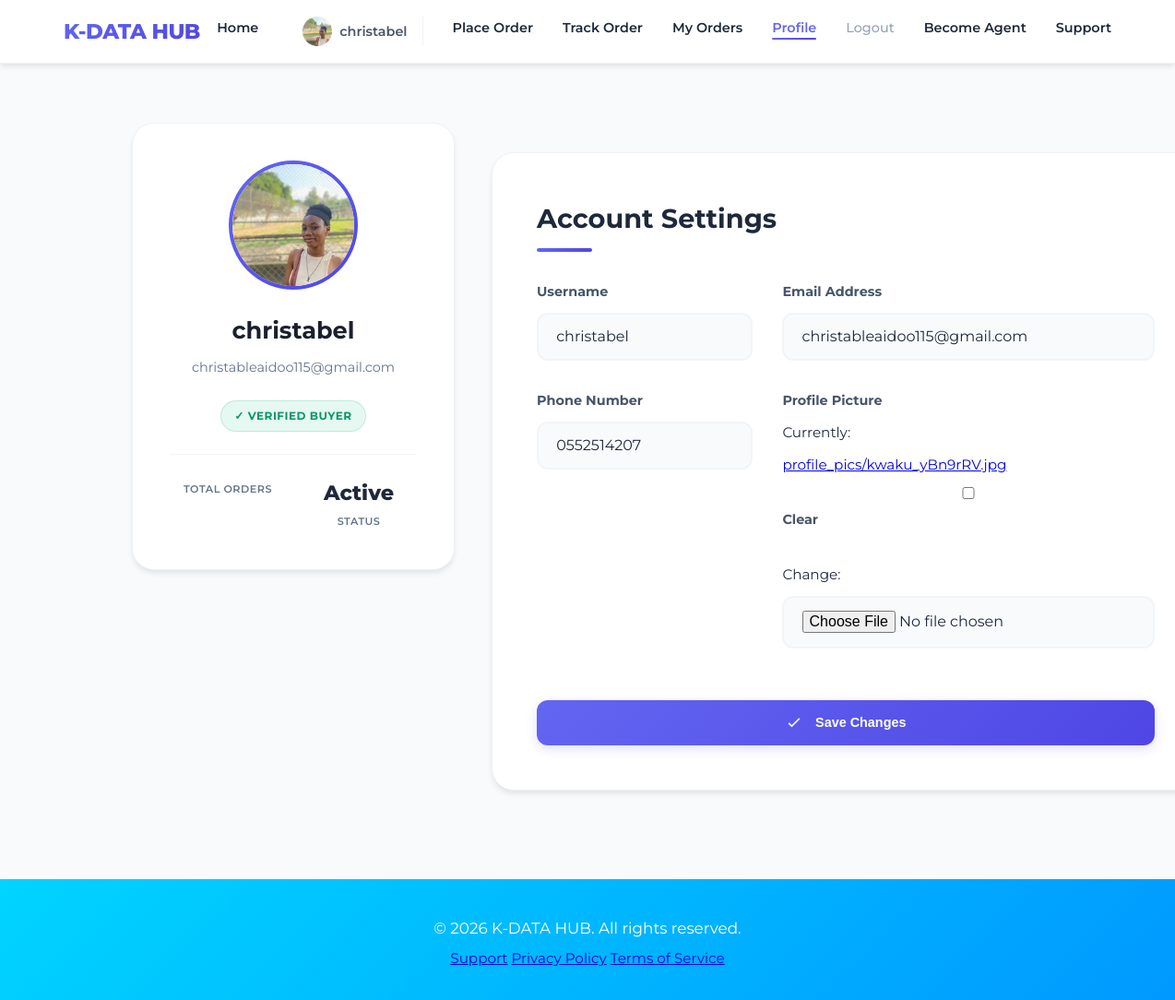
The app's page /accounts/profile/ (signed in) with its own data.
### accounts/models.py (models this page shows, shortened)
class CustomUser(AbstractUser):
    is_manager = models.BooleanField(default=False)
    is_agent = models.BooleanField(default=False)
    profile_picture = models.ImageField(upload_to='profile_pics/', null=True, blank=True)
    phone_number = models.CharField(max_length=15, blank=True)
    class Meta:
        verbose_name = 'User'
        verbose_name_plural = 'Users'

### accounts/views.py (the view)
# urls.py: path('profile/', views.profile_view, name='profile'),
@login_required
def profile_view(request):
    if request.method == 'POST':
        form = UserProfileForm(request.POST, request.FILES, instance=request.user)
        if form.is_valid():
            form.save()
            messages.success(request, 'Profile updated successfully!')
            return redirect('accounts:profile')
    else:
        form = UserProfileForm(instance=request.user)
    return render(request, 'accounts/profile.html', {'form': form})

### accounts/forms.py
class UserProfileForm(forms.ModelForm):
    class Meta:
        model = CustomUser
        fields = ('username', 'email', 'phone_number', 'profile_picture')

### templates/accounts/profile.html (shortened to what this page needs)
{% extends 'base.html' %}
{% load static %}
{% block content %}
<div class="profile-container">
    <aside class="profile-sidebar">
        <div class="profile-avatar-large">
            {% if user.profile_picture %}
                <img src="{{ user.profile_picture.url }}" alt="{{ user.username }}">
            {% else %}
                <div class="avatar-placeholder-large">{{ user.username|slice:":1"|upper }}</div>
            {% endif %}
        </div>
        <div class="profile-info">
            <h1>{{ user.username }}</h1>
            <p>{{ user.email }}</p>
            <span class="role-badge {% if user.is_manager %}manager{% elif user.is_agent %}agent{% else %}buyer{% endif %}">
                {% if user.is_manager %}★ Manager Account{% elif user.is_agent %}♦ Registered Agent{% else %}✓ Verified Buyer{% endif %}
            </span>
        </div>
        <div class="profile-stats">
            <div class="stat-item">
                <label>Total Orders</label>
            </div>
            <div class="stat-item">
                <span>Active</span>
                <label>Status</label>
            </div>
        </div>
    </aside>
    <main class="profile-main">
        <h2>Account Settings</h2>
        <form method="post" enctype="multipart/form-data">
            <div class="form-grid-premium">
                <div class="input-group-premium">
                    <label for="id_username">Username</label>
                    {{ form.username }}
                </div>
                <div class="input-group-premium">
                    <label for="id_email">Email Address</label>
                    {{ form.email }}
                </div>
                <div class="input-group-premium">
                    <label for="id_phone_number">Phone Number</label>
                    {{ form.phone_number }}
                </div>
                <div class="input-group-premium">
                    <label for="id_profile_picture">Profile Picture</label>
                    {{ form.profile_picture }}
                </div>
                <button type="submit" class="save-profile-btn">
                    <svg width="20" height="20" fill="none" stroke="currentColor" stroke-width="2" viewBox="0 0 24 24"><path d="M5 13l4 4L19 7"></path></svg>
                    Save Changes
                </button>
            </div>
        </form>
    </main>
</div>
{% endblock %}

### templates/base.html (shortened to what this page needs)
{% load static %}
<!DOCTYPE html>
<html lang="en">
<head>
    <link rel="stylesheet" href="{% static 'css/styles.css' %}">
</head>
<body class="{% block body_class %}{% endblock %}">
    <nav class="navbar">
        <div class="nav-container">
            <div class="logo">
                <h2>K-DATA HUB</h2>
            </div>
            <ul class="nav-links">
                <li><a href="{% url 'home' %}" class="{% if request.path == '/' %}active{% endif %}">Home</a></li>
                {% if user.is_authenticated %}
                    <li class="nav-user-info">
                        {% if user.profile_picture %}
                            <img src="{{ user.profile_picture.url }}" alt="{{ user.username }}" class="nav-avatar">
                        {% else %}
                            <div class="nav-avatar-placeholder">{{ user.username|first|upper }}</div>
                        {% endif %}
                        <span class="nav-username">{{ user.username }}</span>
                    </li>
                    <li><a href="{% url 'orders:create_order' %}" class="{% if '/orders/create/' in request.path %}active{% endif %}">Place Order</a></li>
                    <li><a href="{% url 'orders:track_order' %}" class="{% if 'track' in request.path %}active{% endif %}">Track Order</a></li>
                    <li><a href="{% url 'orders:my_orders' %}" class="{% if '/orders/my-orders/' in request.path %}active{% endif %}">My Orders</a></li>
                    <li><a href="{% url 'accounts:profile' %}" class="{% if '/accounts/profile/' in request.path %}active{% endif %}">Profile</a></li>
                    <li><a href="{% url 'accounts:logout' %}" class="logout-link">Logout</a></li>
                {% else %}
                    <li><a href="{% url 'accounts:login' %}" class="{% if '/accounts/login/' in request.path %}active{% endif %}">Login</a></li>
                    <li><a href="{% url 'accounts:signup' %}" class="{% if '/accounts/signup/' in request.path %}active{% endif %}">Sign Up</a></li>
                {% endif %}
                {% if not user.is_agent %}
                    <li><a href="{% url 'accounts:become_agent' %}" class="{% if 'become-agent' in request.path %}active{% endif %}">Become Agent</a></li>
                {% endif %}
                    <li><a href="{% url 'support' %}" class="{% if '/support/' in request.path %}active{% endif %}">Support</a></li>
            </ul>
        </div>
    </nav>
    <main>
        {% block content %}
        {% endblock %}
    </main>
    <footer>
        <div class="footer-container">
            <p>&copy; 2026 K-DATA HUB. All rights reserved.</p>
            <div class="footer-links">
                <a href="{% url 'support' %}">Support</a>
                <a href="#">Privacy Policy</a>
                <a href="#">Terms of Service</a>
            </div>
        </div>
    </footer>
</body>
</html>

### static/css/styles.css (style rules this page uses)
:root { --primary-gradient: linear-gradient(135deg, #6366f1 0%, #4f46e5 100%); --secondary-gradient: linear-gradient(135deg, #1e293b 0%, #0f172a 100%); --accent-color: #6366f1; --text-main: #1e293b; --text-muted: #64748b; --bg-light: #f8fafc; --shadow-sm: 0 1px 3px rgba(0,0,0,0.1); --shadow-md: 0 4px 6px -1px rgba(0,0,0,0.1); --shadow-lg: 0 20px 25px -5px rgba(0,0,0,0.1); }
* { margin: 0; padding: 0; box-sizing: border-box; }
body { font-family: 'Montserrat', sans-serif; background: var(--bg-light); min-height: 100vh; color: var(--text-main); font-size: 0.95rem; line-height: 1.6; }
.navbar { background: rgba(255, 255, 255, 0.98); backdrop-filter: blur(15px); box-shadow: var(--shadow-md); position: sticky; top: 0; z-index: 1000; border-bottom: 1px solid rgba(0, 0, 0, 0.05); }
.nav-container { max-width: 1200px; margin: 0 auto; padding: 1rem 2rem; display: flex; justify-content: space-between; align-items: center; }
.logo h2 { background: var(--primary-gradient); -webkit-background-clip: text; background-clip: text; color: transparent; font-weight: 800; letter-spacing: -0.5px; }
.nav-links { display: flex; gap: 2rem; list-style: none; }
.nav-links a { text-decoration: none; color: var(--text-main); font-weight: 600; font-size: 0.9rem; transition: all 0.3s ease; position: relative; padding-bottom: 4px; }
.nav-links a.active { color: var(--accent-color); }
.nav-links a::after { content: ''; position: absolute; bottom: 0; left: 0; width: 0; height: 2px; background: var(--primary-gradient); transition: width 0.3s ease; border-radius: 2px; }
.nav-links a.active::after, .nav-links a:hover::after { width: 100%; }
.nav-user-info { display: flex; align-items: center; gap: 0.5rem; padding: 0 1rem; border-right: 1px solid rgba(0, 0, 0, 0.05); }
.nav-avatar { width: 32px; height: 32px; border-radius: 50%; object-fit: cover; }
.nav-username { font-weight: 600; font-size: 0.9rem; color: #4b5563; }
.logout-link { color: #94a3b8 !important; font-weight: 500 !important; }
.logout-link::after { display: none !important; }
main { max-width: 1100px; margin: 2rem auto; padding: 0 1.5rem; }
button[type="submit"], .auth-btn { background: var(--primary-gradient); color: white; border: none; padding: 0.9rem 2rem; border-radius: 12px; font-size: 0.9rem; font-weight: 700; cursor: pointer; transition: all 0.3s cubic-bezier(0.4, 0, 0.2, 1); box-shadow: 0 4px 12px rgba(99, 102, 241, 0.2); }
footer { background: linear-gradient(135deg, #00d4ff 0%, #0099ff 100%); color: white; text-align: center; padding: 2rem; margin-top: 3rem; }
footer p { margin: 0.5rem 0; font-size: 1.05rem; }

### records on screen
CustomUser: profile_picture (picture), username "christabel", email "christableaidoo115@gmail.com", phone_number "0552514207"
